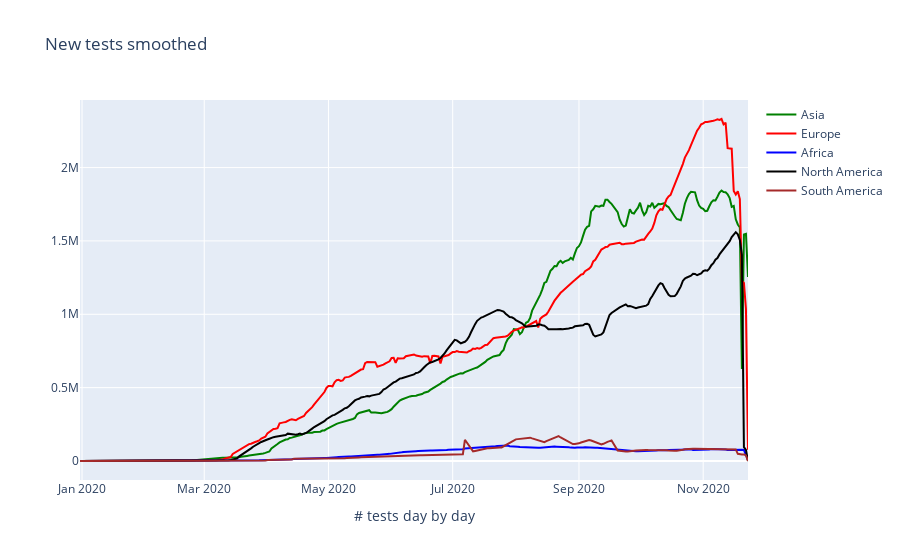

Here is the notebook cell this chart was saved with:
### Markdown cell above
### New Tests Smoothed

### Code cell
trace1 = go.Scatter(
                    x = df[(df['continent']=='Asia')].groupby(['date','continent'])['date'].apply(lambda x: np.unique(x)[0]),
                    y = df[(df['continent']=='Asia')].groupby(['date','continent'])['new_tests_smoothed'].sum(),
                    mode = "lines",
                    name = "Asia",
                    marker = dict(color = 'green'),
)

trace2 = go.Scatter(
                    x = df[(df['continent']=='Europe')].groupby(['date','continent'])['date'].apply(lambda x: np.unique(x)[0]),
                    y = df[(df['continent']=='Europe')].groupby(['date','continent'])['new_tests_smoothed'].sum(),
                    mode = "lines",
                    name = "Europe",
                    marker = dict(color = 'red'),
)

trace3 = go.Scatter(
                    x = df[(df['continent']=='Africa')].groupby(['date','continent'])['date'].apply(lambda x: np.unique(x)[0]),
                    y = df[(df['continent']=='Africa')].groupby(['date','continent'])['new_tests_smoothed'].sum(),
                    mode = "lines",
                    name = "Africa",
                    marker = dict(color = 'blue'),
)

trace4 = go.Scatter(
                    x = df[(df['continent']=='North America')].groupby(['date','continent'])['date'].apply(lambda x: np.unique(x)[0]),
                    y = df[(df['continent']=='North America')].groupby(['date','continent'])['new_tests_smoothed'].sum(),
                    mode = "lines",
                    name = "North America",
                    marker = dict(color = 'black'),
)

trace5 = go.Scatter(
                    x = df[(df['continent']=='South America')].groupby(['date','continent'])['date'].apply(lambda x: np.unique(x)[0]),
                    y = df[(df['continent']=='South America')].groupby(['date','continent'])['new_tests_smoothed'].sum(),
                    mode = "lines",
                    name = "South America",
                    marker = dict(color = 'brown'),
)

data = [trace1,trace2,trace3,trace4,trace5]
layout = dict(title = 'New tests smoothed',
              xaxis= dict(title= '# tests day by day',ticklen= 5,zeroline= False)
             )
fig = dict(data = data, layout = layout)
iplot(fig)

### Figure 1 — Plotly figure (JSON) as saved in the notebook; plotly's stock layout.template omitted (floating-point values rounded to 4 significant figures; data arrays with more than 128 entries replaced by an {"elided": "..."} marker saying what was removed)
{"data": [{"marker": {"color": "green"}, "mode": "lines", "name": "Asia", "type": "scatter", "x": {"elided": "327 str values"}, "y": {"elided": "327 int values"}}, {"marker": {"color": "red"}, "mode": "lines", "name": "Europe", "type": "scatter", "x": {"elided": "327 str values"}, "y": {"elided": "327 int values"}}, {"marker": {"color": "blue"}, "mode": "lines", "name": "Africa", "type": "scatter", "x": {"elided": "327 str values"}, "y": {"elided": "327 int values"}}, {"marker": {"color": "black"}, "mode": "lines", "name": "North America", "type": "scatter", "x": {"elided": "327 str values"}, "y": {"elided": "327 int values"}}, {"marker": {"color": "brown"}, "mode": "lines", "name": "South America", "type": "scatter", "x": {"elided": "327 str values"}, "y": {"elided": "327 int values"}}], "layout": {"title": {"text": "New tests smoothed"}, "xaxis": {"ticklen": 5, "title": {"text": "# tests day by day"}, "zeroline": false}}}
